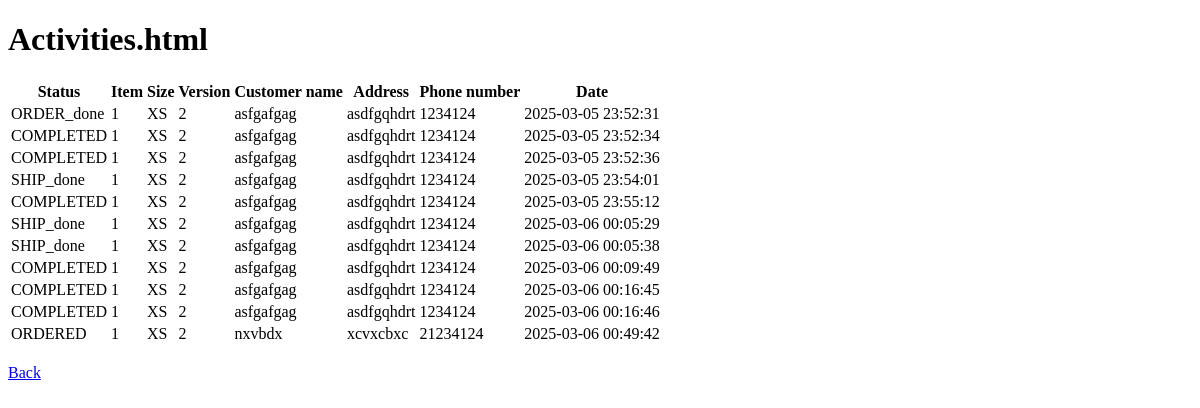
The page /activities on the database as committed earlier.
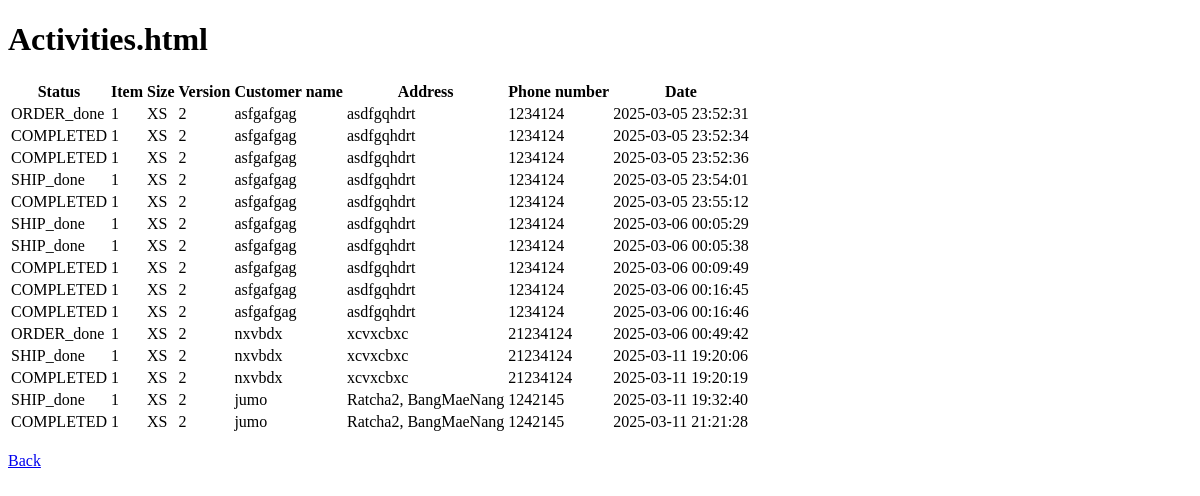
The same page on the database as committed later.
### tables this page shows
CREATE TABLE "activities"
(
    ID           INTEGER
        primary key autoincrement,
    Status       TEXT default 'ORDERED' not null,
    Item         TEXT                   not null,
    Size         TEXT                   not null,
    Version      TEXT                   not null,
    CustomerName TEXT                   not null,
    Address      TEXT                   not null,
    PhoneNumber  NUMERIC                not null,
    Date         CURRENT_TIMESTAMP      not null,
    item_id      integer                not null
);

### app.py (the view)
@app.route('/activities')
def activities():
    con = sqlite3.connect("endless.db")
    con.row_factory = sqlite3.Row
    db = con.cursor()
    activities = db.execute("SELECT * FROM activities ORDER BY Date").fetchall()
    return render_template('activities.html', activities=activities)

### templates/activities.html (shortened to what this page needs)
<!DOCTYPE html>
<html lang="en">
<head>
</head>
<header>
    <h1>Activities.html</h1>
</header>
<body>
{% if not activities %}
<p>No activities found</p>
{% else %}
<table>
    <thead>
    <th>Status</th>
    <th>Item</th>
    <th>Size</th>
    <th>Version</th>
    <th>Customer name</th>
    <th>Address</th>
    <th>Phone number</th>
    <th>Date</th>
    </thead>
    <tbody>
    {% for activity in activities %}
    <tr>
        <td>{{ activity.status }}</td>
        <td>{{ activity.item }}</td>
        <td>{{ activity.size }}</td>
        <td>{{ activity.version }}</td>
        <td>{{ activity.CustomerName }}</td>
        <td>{{ activity.address }}</td>
        <td>{{ activity.PhoneNumber }}</td>
        <td>{{ activity.date }}</td>
    </tr>
    {% endfor %}
    </tbody>
</table>
{% endif %}
</body>
<footer>
    <br>
    <a href="/">Back</a>
</footer>
</html>

Rows that differ between the two databases and show on the page:
changed activities (number 11 of 15 on the later page): status "ORDERED" → "ORDER_done"
added activities: status "SHIP_done", item "1", size "XS", version "2", CustomerName "nxvbdx", address "xcvxcbxc", PhoneNumber "21234124", date "2025-03-11 19:20:06"
added activities: status "COMPLETED", item "1", size "XS", version "2", CustomerName "nxvbdx", address "xcvxcbxc", PhoneNumber "21234124", date "2025-03-11 19:20:19"
added activities: status "SHIP_done", item "1", size "XS", version "2", CustomerName "jumo", address "Ratcha2, BangMaeNang", PhoneNumber "1242145", date "2025-03-11 19:32:40"
added activities: status "COMPLETED", item "1", size "XS", version "2", CustomerName "jumo", address "Ratcha2, BangMaeNang", PhoneNumber "1242145", date "2025-03-11 21:21:28"
